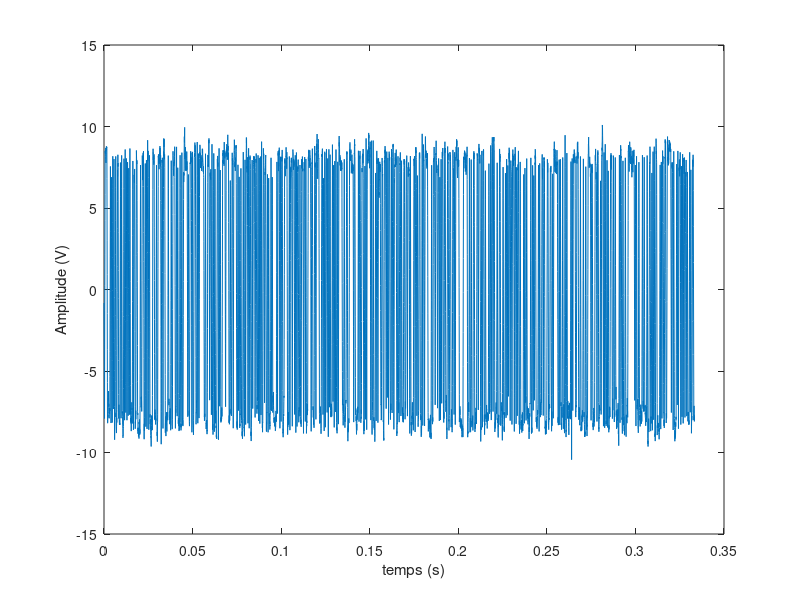
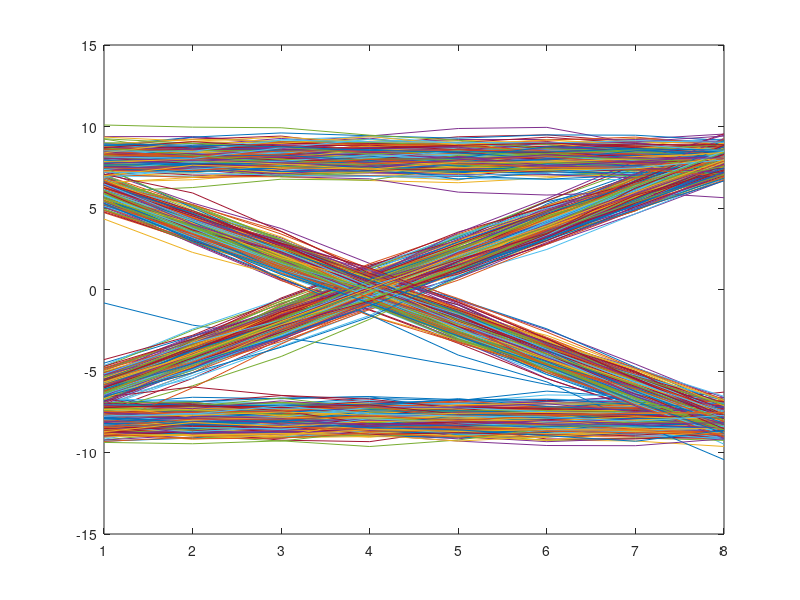
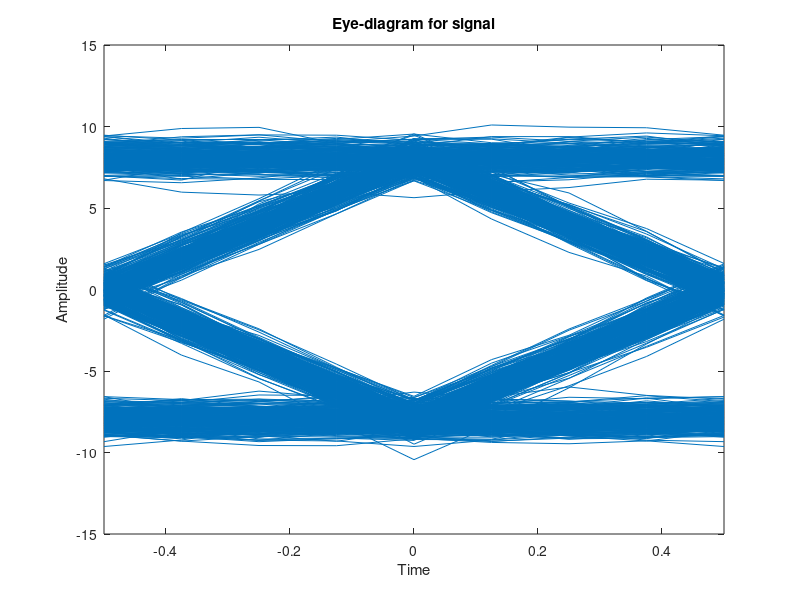
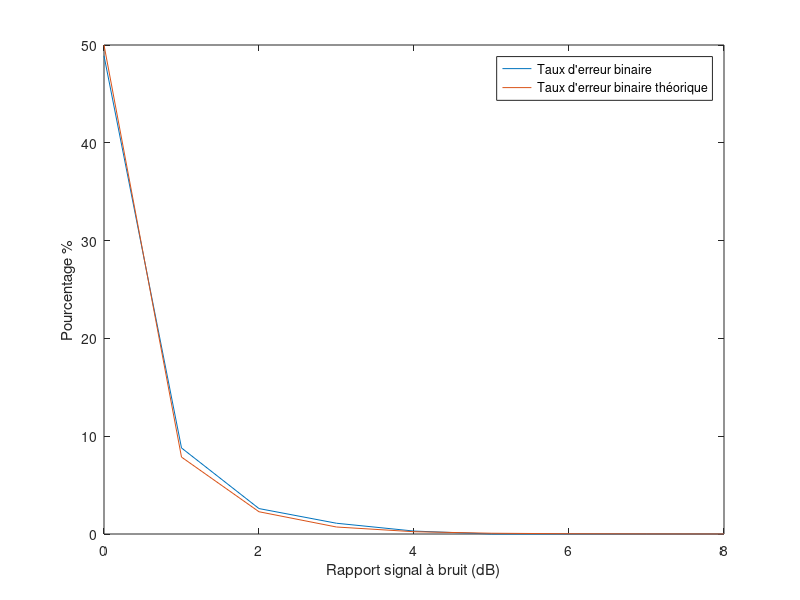

The MATLAB source for these figures, in order:
clc; close all; clear all;
%%%%%%%%%%%%%%%%%% Sequence 3
% clc; close all; clear all;
% Constantes
V = 1;
nbit = 1000;
Fe = 24000;
Te = 1/Fe;
Rb = 3000;
Tb = 1/Rb;
Ns = Fe/Rb; % 8 ici
Ts = Ns*Te;

% Génération de bits
Tableau = randi([0,1],nbit,1);

%% 5.2)

RSB = 0.01;
% 1)
% Génération d'impulsions
Modulateur = (Tableau-0.5)*2;
Signal = [Modulateur' ; zeros(nbit,Ns-1)'];
Signal = Signal(:);

% Filtre de mise en forme
h = ones(Ns,1);
signal_filtre_e = filter(h,1,Signal); 
% Bruitage / Transmission
Px = mean(abs(signal_filtre_e).^2);
sigma = sqrt((Ns*Px)/2*RSB);
bruit = sigma * randn(1, length(signal_filtre_e));
% Réception
signal_int = signal_filtre_e + bruit';
signal_filtre_s = filter(h,1,signal_int);

Lt = 0:Te:(nbit*Ns-1)*Te;
plot(Lt,signal_filtre_s);
xlabel("temps (s)");
ylabel("Amplitude (V)");

figure,plot(reshape(signal_filtre_s,Ns,length(signal_filtre_s)/Ns));
eyediagram(signal_filtre_s(Ns:end),Ns);

signal_sortie = signal_filtre_s(Ns:Ns:end,1);
Demodulateur = signal_sortie > 0;
Erreur = mean((Tableau - Demodulateur) ~= 0);
% = 0


% 2)
vecteurTEB = zeros(9, 1);
bruit = randn(1, length(signal_filtre_e));
% Pour un rsb de 0dB le bruit est infiniment plus important que le signal
signal_int = bruit';
signal_filtre_s = filter(h,1,signal_int);
signal_sortie = signal_filtre_s(Ns:Ns:end,1);
Demodulateur = signal_sortie > 0;
vecteurTEB(1) = mean((Tableau - Demodulateur) ~= 0);

for i=2:9
    RSB = 1/10^(log10(i-1));
    sigma = sqrt((Ns*Px)/2*RSB);
    bruit = sigma * randn(1, length(signal_filtre_e));
    % Réception
    signal_int = signal_filtre_e + bruit';
    signal_filtre_s = filter(h,1,signal_int);
    signal_sortie = signal_filtre_s(Ns:Ns:end,1);
    Demodulateur = signal_sortie > 0;
    vecteurTEB(i) = mean((Tableau - Demodulateur) ~= 0);
end

% 3)
vecteurTEBth = qfunc(sqrt(2*(0:1:8)));
Ldb = 0:1:8;
figure, plot(Ldb,100*vecteurTEB);
hold on
plot(Ldb,100*vecteurTEBth);
hold off
xlabel("Rapport signal à bruit (dB)");
ylabel("Pourcentage %");
legend("Taux d'erreur binaire", "Taux d'erreur binaire théorique")


%% 5.3.1)
% 1)
% Génération d'impulsions
Modulateur = (Tableau-0.5)*2;
Signal = [Modulateur' ; zeros(nbit,Ns-1)'];
Signal = Signal(:);

% Filtre de mise en forme
h = ones(Ns,1);
signal_filtre_e = filter(h,1,Signal); 

hr = h;
hr(Ns/2+1:end) = 0;

signal_filtre_s = filter(hr,1,signal_filtre_e);

Lt = 0:Te:(nbit*Ns-1)*Te;
figure, plot(Lt,signal_filtre_s);
xlabel("temps (s)");
ylabel("Amplitude (V)");

eyediagram(signal_filtre_s(Ns:end),Ns);
% N0 = Ts/2

% 2)
signal_sortie = signal_filtre_s(Ns/2:Ns:end,1);
Demodulateur = signal_sortie > 0;
Erreur2 = mean((Tableau - Demodulateur) ~= 0);
% Erreur2 = 0

%% 5.3.2)

% 1)

% Génération d'impulsions
Modulateur = (Tableau-0.5)*2;
Signal = [Modulateur' ; zeros(nbit,Ns-1)'];
Signal = Signal(:);

% Filtre de mise en forme
h = ones(Ns,1);
signal_filtre_e = filter(h,1,Signal);
hr = h;
hr(Ns/2+1:end) = 0;
% Bruitage / Transmission
Px = mean(abs(signal_filtre_e).^2);
for i=2:10:32
    RSB = 1/10^(log10(i-1));
    sigma = sqrt((Ns*Px)/2*RSB);
    bruit = sigma * randn(1, length(signal_filtre_e));
    % Réception
    signal_int = signal_filtre_e + bruit';
    signal_filtre_s = filter(hr,1,signal_int);
    eyediagram(signal_filtre_s(Ns:end),Ns);
end

% 2) et 3)
vecteurTEB2 = zeros(9, 1);
bruit = randn(1, length(signal_filtre_e));
% Pour un rsb de 0dB le bruit est infiniment plus important que le signal
signal_int = bruit';
signal_filtre_s = filter(hr,1,signal_int);
signal_sortie = signal_filtre_s(Ns/2:Ns:end,1);
Demodulateur = signal_sortie > 0;
vecteurTEB2(1) = mean((Tableau - Demodulateur) ~= 0);

for i=2:9
    RSB = 1/10^(log10(i-1));
    sigma = sqrt((Ns*Px)/2*RSB);
    bruit = sigma * randn(1, length(signal_filtre_e));
    % Réception
    signal_int = signal_filtre_e + bruit';
    signal_filtre_s = filter(hr,1,signal_int);
    signal_sortie = signal_filtre_s(Ns/2:Ns:end,1);
    Demodulateur = signal_sortie > 0;
    vecteurTEB2(i) = mean((Tableau - Demodulateur) ~= 0);
end

Ldb = 0:1:8;
vecteurTEBth2 = qfunc(sqrt(0:1:8));
figure, semilogy(Ldb,100*vecteurTEB2);
hold on
semilogy(Ldb,100*vecteurTEBth2);
hold off
xlabel("Rapport signal à bruit (dB)");
ylabel("Pourcentage %");
legend("Taux d'erreur binaire", "Taux d'erreur binaire théorique")

% 4)


%% 5.5)
bits = Tableau;
% Mapping
Sig = (2 * bi2de(reshape(bits, 2, length(bits)/2).') - 3).';
Signal = [Sig ; zeros(nbit/2,Ns-1)'];
Signal = Signal(:);


% Filtre de mise en forme
h = ones(Ns,1);
signal_filtre_e = filter(h,1,Signal);
signal_filtre_s = filter(h,1,signal_filtre_e);

Lt = 0:Te:((nbit/2)*Ns-1)*Te;
figure, plot(Lt,signal_filtre_s);
xlabel("temps (s)");
ylabel("Amplitude (V)");

eyediagram(signal_filtre_s(Ns:end),Ns);
% N0 = Ns

% Demapping
signal_sortie = signal_filtre_s(Ns:Ns:end,1);
Demodulateur = (-3 * (signal_sortie <= -16)) + (-1 * (((signal_sortie > -16) + (signal_sortie < 0)) > 1)) + (((signal_sortie >= 0) + (signal_sortie < 16)) > 1) + (3 * (signal_sortie >= 16));
BitsDecides = reshape(de2bi((Demodulateur + 3)/2).', 1, length(bits))';
Erreur3 = mean((bits - BitsDecides) ~= 0);


%% 5.6)

%% Iterer correctement sur vecteur, qfunc pas en dB : 10.^(0.1*(0:1:8))
%% 5.3.2) 4) et 5) à faire

% 1) et 3)
vecteurTES = zeros(9, 1);
vecteurTEB3 = zeros(9, 1);
bruit = randn(1, length(signal_filtre_e));
% Pour un rsb de 0dB le bruit est infiniment plus important que le signal
signal_int = bruit';
signal_filtre_s = filter(h,1,signal_int);
signal_sortie = signal_filtre_s(Ns:Ns:end,1);
Demodulateur = (-3 * (signal_sortie <= -16)) + (-1 * (((signal_sortie > -16) + (signal_sortie < 0)) > 1)) + (((signal_sortie >= 0) + (signal_sortie < 16)) > 1) + (3 * (signal_sortie >= 16));
vecteurTES(1) = mean((Sig' - Demodulateur) ~= 0);
BitsDecides = reshape(de2bi((Demodulateur + 3)/2).', 1, length(bits))';
vecteurTEB3(1) = mean((bits - BitsDecides) ~= 0);

for i=2:9
    RSB = 1/10^(log10(i-1));
    sigma = sqrt((Ns*Px)/2*RSB);
    bruit = sigma * randn(1, length(signal_filtre_e));
    % Réception
    signal_int = signal_filtre_e + bruit';
    signal_filtre_s = filter(h,1,signal_int);
    signal_sortie = signal_filtre_s(Ns:Ns:end,1);
    Demodulateur = (-3 * (signal_sortie <= -16)) + (-1 * (((signal_sortie > -16) + (signal_sortie < 0)) > 1)) + (((signal_sortie >= 0) + (signal_sortie < 16)) > 1) + (3 * (signal_sortie >= 16));
    vecteurTES(i) = mean((Sig' - Demodulateur) ~= 0);
    BitsDecides = reshape(de2bi((Demodulateur + 3)/2).', 1, length(bits))';
    vecteurTEB3(i) = mean((bits - BitsDecides) ~= 0);
end

Ldb = 0:1:8;
figure, plot(Ldb,100*vecteurTES);
xlabel("Rapport signal à bruit (dB)");
ylabel("Pourcentage %");
legend("Taux d'erreur symbole");

% 2)
Ldb = 0:1:8;
vecteurTESth = 3/2 * qfunc(sqrt(4/5 *(0:1:8)));
figure, plot(Ldb,100*vecteurTES);
hold on
plot(Ldb,100*vecteurTESth);
hold off
xlabel("Rapport signal à bruit (dB)");
ylabel("Pourcentage %");
legend("Taux d'erreur symbole","Taux d'erreur symbole théorique");

% 3)
Ldb = 0:1:8;
figure, plot(Ldb,100*vecteurTEB3);
xlabel("Rapport signal à bruit (dB)");
ylabel("Pourcentage %");
legend("Taux d'erreur binaire");

% 4)
Ldb = 0:1:8;
vecteurTEBth = 3/4 * qfunc(sqrt(4/5 *(0:1:8)));
figure, plot(Ldb,100*vecteurTEB3);
hold on
plot(Ldb,100*vecteurTEBth);
hold off
xlabel("Rapport signal à bruit (dB)");
ylabel("Pourcentage %");
legend("Taux d'erreur binaire","Taux d'erreur binaire théorique");

% 5)
Ldb = 0:1:8;
figure, plot(Ldb,100*vecteurTEB2);
hold on
plot(Ldb,100*vecteurTEB3);
hold off
xlabel("Rapport signal à bruit (dB)");
ylabel("Pourcentage %");
legend("Taux d'erreur binaire de la chaine de référence","Taux d'erreur binaire de la chaine implantée");
% Chainé implémentée plus efficace car avec le mapping 4-aire, même taux
% d'erreur symbole que mapping 2-aire mais taux d'erreur binaire /2 car
% quand on se trompe de symbole on a quand même 1 bit /2 de bon en général

%6)
% Chaine de référence, spectre = sinus cardinal 
% Chaine implanté aussi sinus cardinal mais nb de symboles /2 car 2 bits
% par symbole donc Tb/2 et donc Rb * 2 alors que la bande passant B reste
% la même
% efficacité spectrale n = Rb/B 
% --> efficacité 2* meilleure






